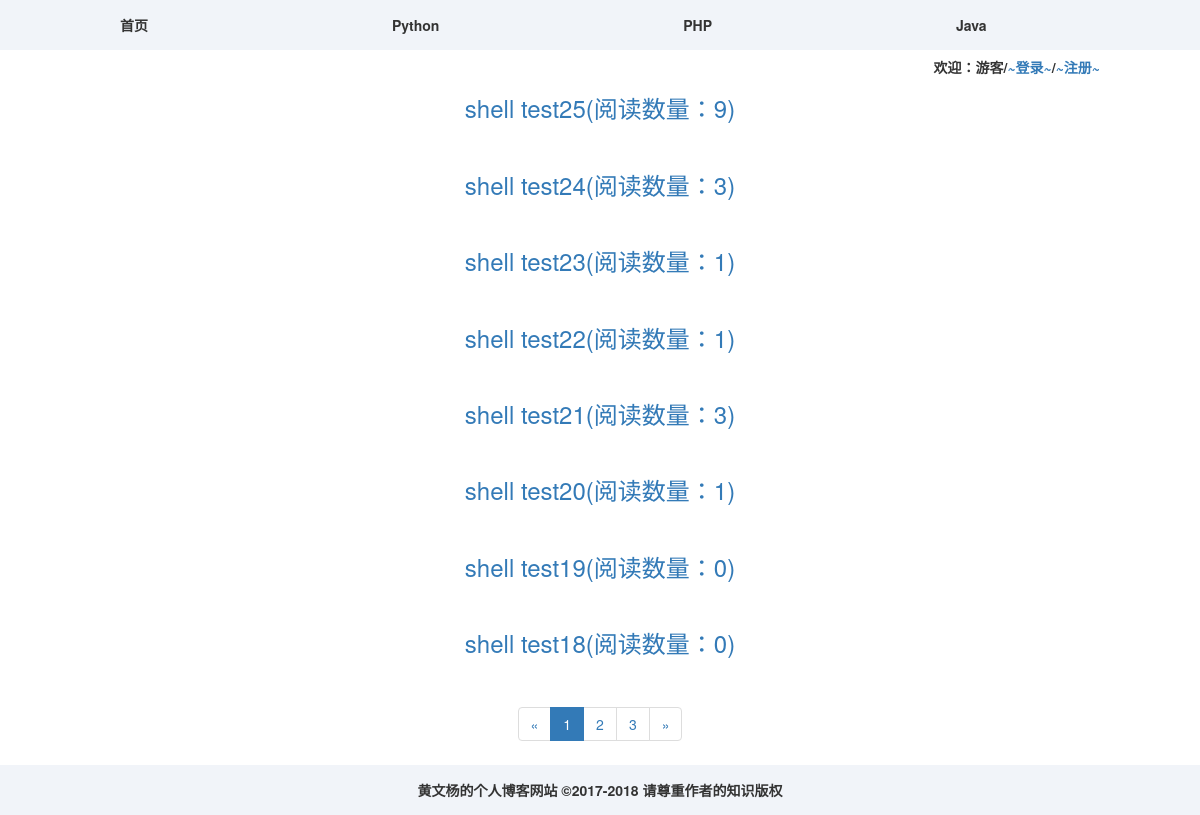
The app's page /index/ with its own data.
### myapp/models.py (models this page shows)
class Article(models.Model):
    title = models.CharField(max_length=20)
    author = models.CharField(max_length=10)
    text = models.CharField(max_length=200)
    img = models.ImageField(upload_to='image', blank=True)
    file_upload = models.FileField(upload_to='file', blank=True)
    def readnum(self):
        try:
            self.read_num_data = self.read_num.read_num_data
            return self.read_num_data
        except:
            return 0
    class Meta:
        ordering = ['-id']

class Read_Num(models.Model):
    read_num_data = models.IntegerField()
    article = models.OneToOneField('Article', on_delete=models.DO_NOTHING)

### myapp/views.py (the view, shortened to what this page needs)
# urls.py: path('index/', show_Articles_data),
def show_Articles_data(request):
    data=Article.objects.all()
    page_num = request.GET.get('page', 1)
    paginator = Paginator(data, 8)
    article_list = paginator.get_page(page_num)
    context = {}
    context['data'] = article_list.object_list
    context['obj'] = article_list
    context['user'] = request.user
    if int(article_list.number) == 1:
        if (int(article_list.number) + 2) <= paginator.num_pages:
            context["page_num"] = range(int(article_list.number), int(article_list.number) + 3)
        else:
            context["page_num"]=range(int(article_list.number), int(paginator.num_pages) + 1)
    elif not article_list.has_next():
        if (int(article_list.number) - 2) > 0:
            context["page_num"]=range(int(article_list.number) - 2, int(article_list.number) + 1)
        else:
            context["page_num"]=range(1, int(article_list.number) + 1)
    return render(request, 'index.html', context)

### myapp/templates/index.html (shortened to what this page needs)
<!DOCTYPE html>
<html lang="en">
<head>
    <link rel="stylesheet" href="https://cdn.bootcss.com/bootstrap/3.3.7/css/bootstrap.min.css">
</head>
<body>
<div style="height: 50px; background-color: #f1f4f9">
    <span style="line-height: 50px; margin: 10%"><b>首页</b></span>
    <span style="line-height: 50px; margin: 10%"><b>Python</b></span>
    <span style="line-height: 50px; margin: 10%"><b>PHP</b></span>
    <span style="line-height: 50px; margin: 10%"><b>Java</b></span>
</div>
<div style="text-align: center">
<div style="text-align: right; margin-right: 100px" >
    {% if request.user.is_authenticated %}
        <h5><b>欢迎：{{ user }}/<a href="/logout/?from_page={{ request.get_full_path }}">~注销~</a>/<a href="/user_info">~个人信息~</a></b></h5>
    {% else %}
        <h5><b>欢迎：游客/<a href="/loginform/?from_page={{ request.get_full_path }}">~登录~</a>/<a href="/register/?from_page={{ request.get_full_path }}">~注册~</a></b></h5>
    {% endif %}
</div>
    {% for blog in data %}
        <h3><a style="" href="/content/?pk={{ blog.pk }}">{{ blog.title }}(阅读数量：{{ blog.readnum }})</a></h3>
        <br/>
    {% endfor %}
</div>
{% block content %}
<div style="text-align: center; text-align: center">
        <ul class="pagination">
            <li>
                {% if obj.number == 1 %}
                    <a class="previous disabled" aria-label="Previous">
                    <span aria-hidden="true">&laquo;</span>
                    </a>
                {% else %}
                    <a href="?page={{ obj.previous_page_number }}" aria-label="Previous">
                    <span aria-hidden="true">&laquo;</span>
                    </a>
                {% endif %}
            </li>
            {% for num in page_num %}
                {% if num == obj.number %}
                    <li class="active"><a href="?page={{ num }}">{{ num }}</a></li>
                {% else %}
                    <li><a href="?page={{ num }}">{{ num }}</a></li>
                {% endif %}
            {% endfor %}
            <li>
                {% if not obj.has_next %}
                    <a class="previous disabled" aria-label="Next">
                    <span aria-hidden="true">&raquo;</span>
                    </a>
                {% else %}
                    <a href="?page={{ obj.next_page_number }}" aria-label="Next">
                    <span aria-hidden="true">&raquo;</span>
                    </a>
                {% endif %}
            </li>
        </ul>
</div>
{% endblock %}
<div style="height: 50px; background-color: #f1f4f9; text-align: center">
    <span style="line-height: 50px;"><b>黄文杨的个人博客网站  ©2017-2018    请尊重作者的知识版权 </b></span>
</div>
</body>
</html>

### records on screen
Article: title "shell test25", readnum "9"
Article: title "shell test24", readnum "3"
Article: title "shell test23", readnum "1"
Article: title "shell test22", readnum "1"
Article: title "shell test21", readnum "3"
Article: title "shell test20", readnum "1"
Article: title "shell test19", readnum "0"
Article: title "shell test18", readnum "0"

### other values on screen
{{ num }} "1"
{{ num }} "2" "3"
